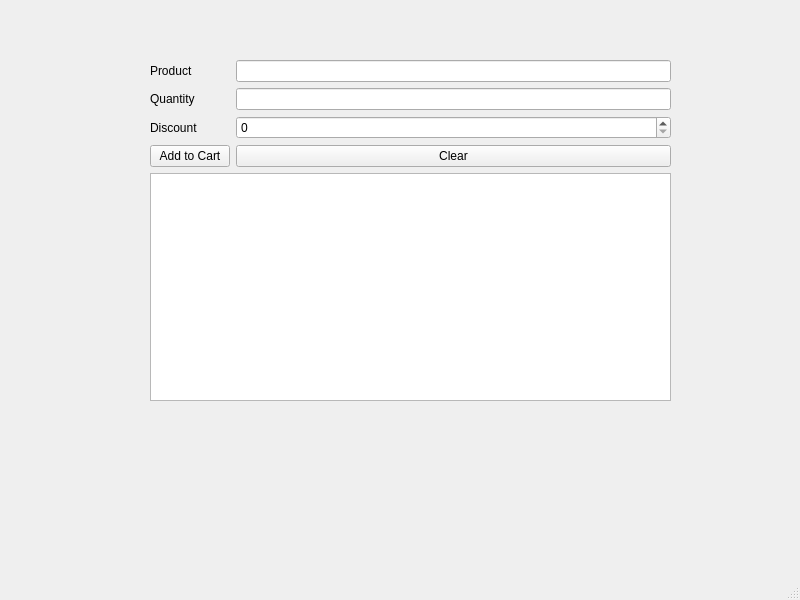
<?xml version="1.0" encoding="UTF-8"?>
<ui version="4.0">
 <class>MainWindow</class>
 <widget class="QMainWindow" name="MainWindow">
  <property name="geometry">
   <rect>
    <x>0</x>
    <y>0</y>
    <width>800</width>
    <height>600</height>
   </rect>
  </property>
  <property name="windowTitle">
   <string>MainWindow</string>
  </property>
  <widget class="QWidget" name="centralwidget">
   <widget class="QWidget" name="formLayoutWidget">
    <property name="geometry">
     <rect>
      <x>150</x>
      <y>60</y>
      <width>521</width>
      <height>341</height>
     </rect>
    </property>
    <layout class="QFormLayout" name="formLayout">
     <item row="0" column="0">
      <widget class="QLabel" name="productLabel">
       <property name="styleSheet">
        <string notr="true">font: 8pt &quot;Poppins&quot;;</string>
       </property>
       <property name="text">
        <string>Product</string>
       </property>
      </widget>
     </item>
     <item row="0" column="1">
      <widget class="QLineEdit" name="productLineEdit">
       <property name="styleSheet">
        <string notr="true">font: 8pt &quot;Poppins&quot;;
</string>
       </property>
      </widget>
     </item>
     <item row="1" column="0">
      <widget class="QLabel" name="quantityLabel">
       <property name="styleSheet">
        <string notr="true">font: 8pt &quot;Poppins&quot;;</string>
       </property>
       <property name="text">
        <string>Quantity</string>
       </property>
      </widget>
     </item>
     <item row="1" column="1">
      <widget class="QLineEdit" name="quantityLineEdit">
       <property name="styleSheet">
        <string notr="true">font: 8pt &quot;Poppins&quot;;</string>
       </property>
      </widget>
     </item>
     <item row="2" column="0">
      <widget class="QLabel" name="discountLabel">
       <property name="styleSheet">
        <string notr="true">font: 8pt &quot;Poppins&quot;;</string>
       </property>
       <property name="text">
        <string>Discount</string>
       </property>
      </widget>
     </item>
     <item row="2" column="1">
      <widget class="QSpinBox" name="discountSpinBox">
       <property name="styleSheet">
        <string notr="true">font: 8pt &quot;Poppins&quot;;</string>
       </property>
      </widget>
     </item>
     <item row="3" column="0">
      <widget class="QPushButton" name="pushButton">
       <property name="styleSheet">
        <string notr="true">font: 8pt &quot;Poppins&quot;;</string>
       </property>
       <property name="text">
        <string>Add to Cart</string>
       </property>
      </widget>
     </item>
     <item row="3" column="1">
      <widget class="QPushButton" name="pushButton_2">
       <property name="styleSheet">
        <string notr="true">font: 8pt &quot;Poppins&quot;;</string>
       </property>
       <property name="text">
        <string>Clear</string>
       </property>
      </widget>
     </item>
     <item row="4" column="0" colspan="2">
      <widget class="QListView" name="listView">
       <property name="styleSheet">
        <string notr="true">font: 8pt &quot;Poppins&quot;;</string>
       </property>
      </widget>
     </item>
    </layout>
   </widget>
  </widget>
  <widget class="QMenuBar" name="menubar">
   <property name="geometry">
    <rect>
     <x>0</x>
     <y>0</y>
     <width>800</width>
     <height>26</height>
    </rect>
   </property>
  </widget>
  <widget class="QStatusBar" name="statusbar"/>
 </widget>
 <resources/>
 <connections/>
</ui>
